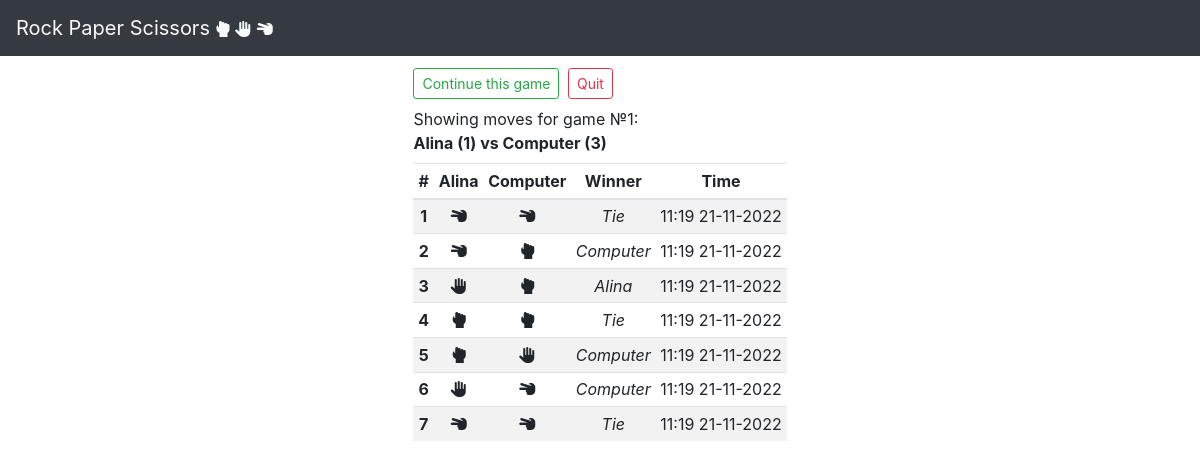
/see_moves/game=1/last=15, run on the app's committed database.
### game/models.py (models this page shows)
class Game(models.Model):
    created_at = models.DateTimeField(auto_now_add=True)
    player1_name = models.CharField(max_length=30)
    player2_name = models.CharField(max_length=30)
    player1_score = models.PositiveIntegerField(default=0)
    player2_score = models.PositiveIntegerField(default=0)
    with_computer = models.BooleanField(default=False)
    def __str__(self):
        return "%s (%s) vs %s (%s)" % (self.player1_name, self.player1_score, self.player2_name, self.player2_score)

class Move(models.Model):
    created_at = models.DateTimeField(auto_now_add=True)
    game = models.ForeignKey(Game, on_delete=models.CASCADE)
    player1_choice = models.CharField(max_length=8)
    player2_choice = models.CharField(max_length=8)
    winner = models.CharField(max_length=30)

### game/views.py (the view)
# urls.py: path('see_moves/game=<int:game_id>/last=<int:last>', views.see_moves, name='see_moves'),
def see_moves(request, game_id, last=15):
    game = Game.objects.get(pk=game_id)
    moves = Move.objects.filter(game_id=game_id).order_by('-id')[:last]
    for move in  moves:
        move.icon1 = icons[move.player1_choice]
        move.icon2 = icons[move.player2_choice]
    return render(request, 'moves.html', context={'moves': moves, 'game':game})

### game/templates/moves.html
{% extends "base.html" %}
{% block content %}
    <div class="mt-2">
        <div>
            <a class="mr-1 btn btn-sm btn-outline-success" href="{% url 'continue_game' game_id=game.pk %}">Continue
                this game</a>
            <a class="btn btn-sm btn-outline-danger" href="{% url 'home' last=10 %}">Quit</a>
        </div>
        <div class="mt-2 ">
            <div> Showing moves for game №{{ game.pk }}:</div>
            <div class="font-weight-bold"> {{ game }}</div>
        </div>
        <table class="mt-2 table table-sm table-striped text-center">
            <thead>
            <tr>
                <th scope="col">#</th>
                <th scope="col">{{ game.player1_name }}</th>
                <th scope="col">{{ game.player2_name }}</th>
                <th scope="col">Winner</th>
                <th scope="col">Time</th>
            </tr>
            </thead>
            <tbody>
            {% for move in moves %}
                <tr>
                    <th scope="row">{{ forloop.counter }}</th>
                    <td>{{ move.icon1|safe }}  </td>
                    <td>{{ move.icon2|safe }} </td>
                    <td class=" font-italic">{{ move.winner }}</td>
                    <td>{{ move.created_at|date:"H:i d-m-Y" }}</td>
                </tr>
            {% endfor %}
            </tbody>
        </table>
    </div>
{% endblock %}

### templates/base.html (shortened to what this page needs)
<!DOCTYPE html>
<html lang="en">
<head>
    <link rel="stylesheet" href="https://cdn.jsdelivr.net/npm/bootstrap@4.3.1/dist/css/bootstrap.min.css"
>
    <link rel="stylesheet" href="https://use.fontawesome.com/releases/v6.0.0/css/all.css">
</head>
<body>
<nav class="navbar navbar-dark bg-dark">
    <a class="navbar-brand text-light" href="{% url 'home' last=10 %}"> Rock Paper Scissors <i
            class='fa-solid fa-hand-back-fist small'></i> <i class='fa-solid fa-hand small'></i> <i
            class='fa-solid fa-hand-scissors small'></i></a>
</nav>
<div class="d-flex justify-content-center pt-1">
    {% block content %}
    {% endblock %}
</div>
</body>
</html>

### data on the page
Game: pk "1", player1_name+player1_score+player2_name "Alina (1) vs Computer (3)", player1_name "Alina", player2_name "Computer"
Move: winner "Tie", created_at "11:19 21-11-2022"
Move: winner "Computer", created_at "11:19 21-11-2022"
Move: winner "Alina", created_at "11:19 21-11-2022"
Move: winner "Tie", created_at "11:19 21-11-2022"
Move: winner "Computer", created_at "11:19 21-11-2022"
Move: winner "Computer", created_at "11:19 21-11-2022"
Move: winner "Tie", created_at "11:19 21-11-2022"
